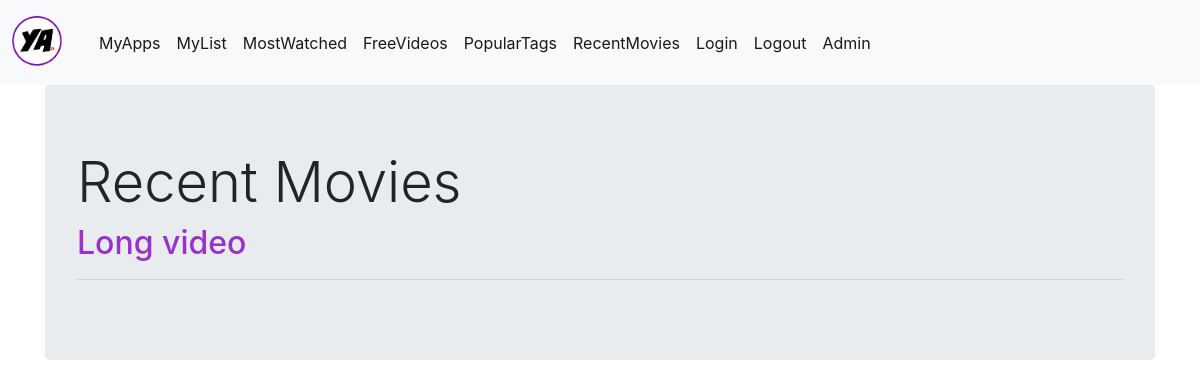
Page /recentmovies on the earlier database version.
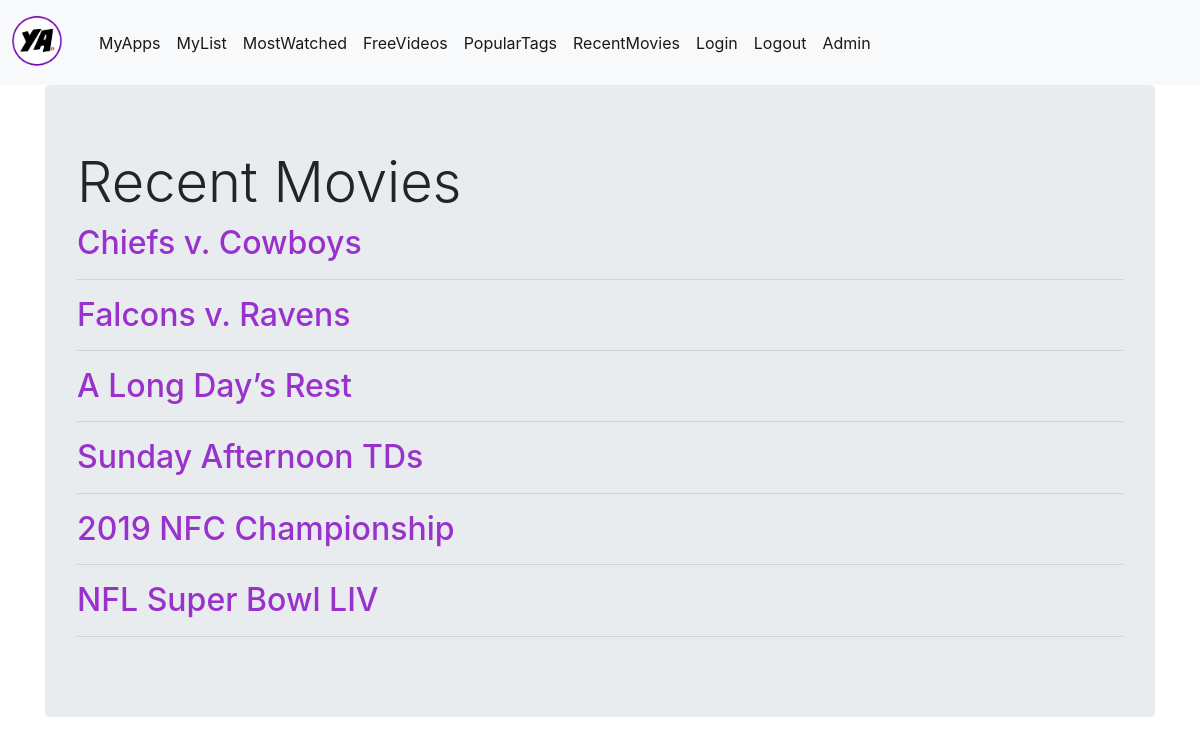
Same page on the later database version.
### tables this page shows
CREATE TABLE `video` (`VideoID`, `Title`, `Description`, `ReleaseDate`, `Duration`, `isFree`, `HostingApp`, `Season`);

### yatv.py (the view)
@app.route('/recentmovies')
def recentmovies():
	conn = get_db_connection()
	videos = conn.execute("SELECT video.Title AS title, video.VideoID as id"
		+ " FROM video"
		+ " WHERE video.Season = ''"
		+ " AND CAST(video.ReleaseDate as int) > '2019'"
		+ " AND video.Duration > '00:59:59';").fetchall()
	conn.close()
	return render_template('recentmovies.html', videos=videos)

### yatv.py (called while the page is built)
def get_db_connection():
    conn = sqlite3.connect('data.sqlite')
    conn.row_factory = sqlite3.Row
    return conn

@app.context_processor
def inject_user():
	if current_user.is_authenticated:
		return dict(user=current_user.id)
	return dict(user="")

### templates/recentmovies.html
{% extends 'base.html' %}
{% block content %}
    <div class="jumbotron">
      <h5 class="display-4">Recent Movies</h5>
      {% for video in videos %}
        <a style="color:#9932CC;" href="{{ url_for('videopage', videoID=video['id']) }}">
            <h2>{{ video['title'] }}</h2>
        </a>
        <hr>
    {% endfor %}
    </div>
{% endblock %}

Differences in the rows shown:
no longer on this page (row edited): video: title "Long video"
now on this page (row edited): video: title "Chiefs v. Cowboys"
now on this page (row edited): video: title "Falcons v. Ravens"
now on this page (row edited): video: title "A Long Day’s Rest"
added video: title "Sunday Afternoon TDs"
added video: title "2019 NFC Championship"
added video: title "NFL Super Bowl LIV"
